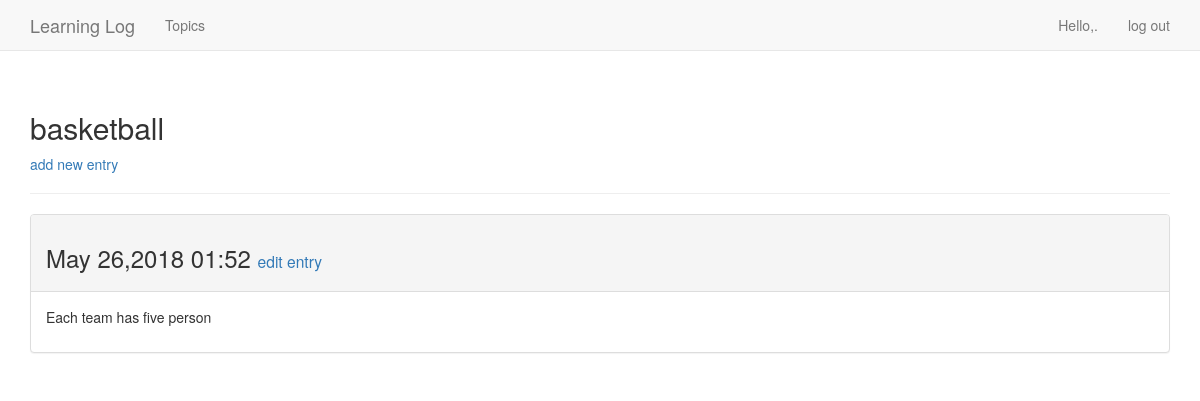
Page /topics/4/ (signed in) on the committed database.
### learning_logs/models.py (models this page shows, shortened)
class Topic(models.Model):
    text = models.CharField(max_length=200)  # 预留200
    date_added = models.DateTimeField(auto_now_add=True) # 自动记录当前时间
    owner = models.ForeignKey(User)
    def __str__(self):
        return self.text

class Entry(models.Model):
    topic = models.ForeignKey(Topic,on_delete=models.CASCADE)
    text = models.TextField()
    date_added = models.DateTimeField(auto_now_add=True)
    class Meta:
        verbose_name_plural = 'entries'

### learning_logs/views.py (the view)
# urls.py: url(r'^topics/(?P<topic_id>\d+)/$',views.topic,name='topic'),
@login_required
def topic(request,topic_id):
    topic = Topic.objects.get(id=topic_id) # topic_id 为正则表达式捕获的值
    if topic.owner != request.user:
        raise Http404
    entries = topic.entry_set.order_by('-date_added') # - 表示降序
    context = {'topic':topic,'entries':entries}
    return render(request,'learning_logs/topic.html',context)

### learning_logs/templates/learning_logs/topic.html
{% extends 'learning_logs/base.html' %}
{% block header %}
  <h2>{{ topic }}</h2>
  <p>
    <a href="{% url 'learning_logs:new_entry' topic.id %}">add new entry</a>
  </p>
{% endblock header %}
{% block content %}
  {% for entry in entries %}
    <div class='panel panel-default'>
      <div class="panel-heading">
        <h3>
          {{ entry.date_added|date:'M d,Y H:i' }}
          <small>
            <a href="{% url 'learning_logs:edit_entry' entry.id %}">
                edit entry</a>
          </small>
        </h3>
      </div>
      <div class="panel-body">
        {{ entry.text|linebreaks }}
      </div>
    </div>
  {% empty %}
      There are no entries for this topic yet.
  {% endfor %}
{% endblock content %}

### rows in the picture
Topic: text "basketball"
Entry: date_added "May 26,2018 01:52", text "Each team has five person"
